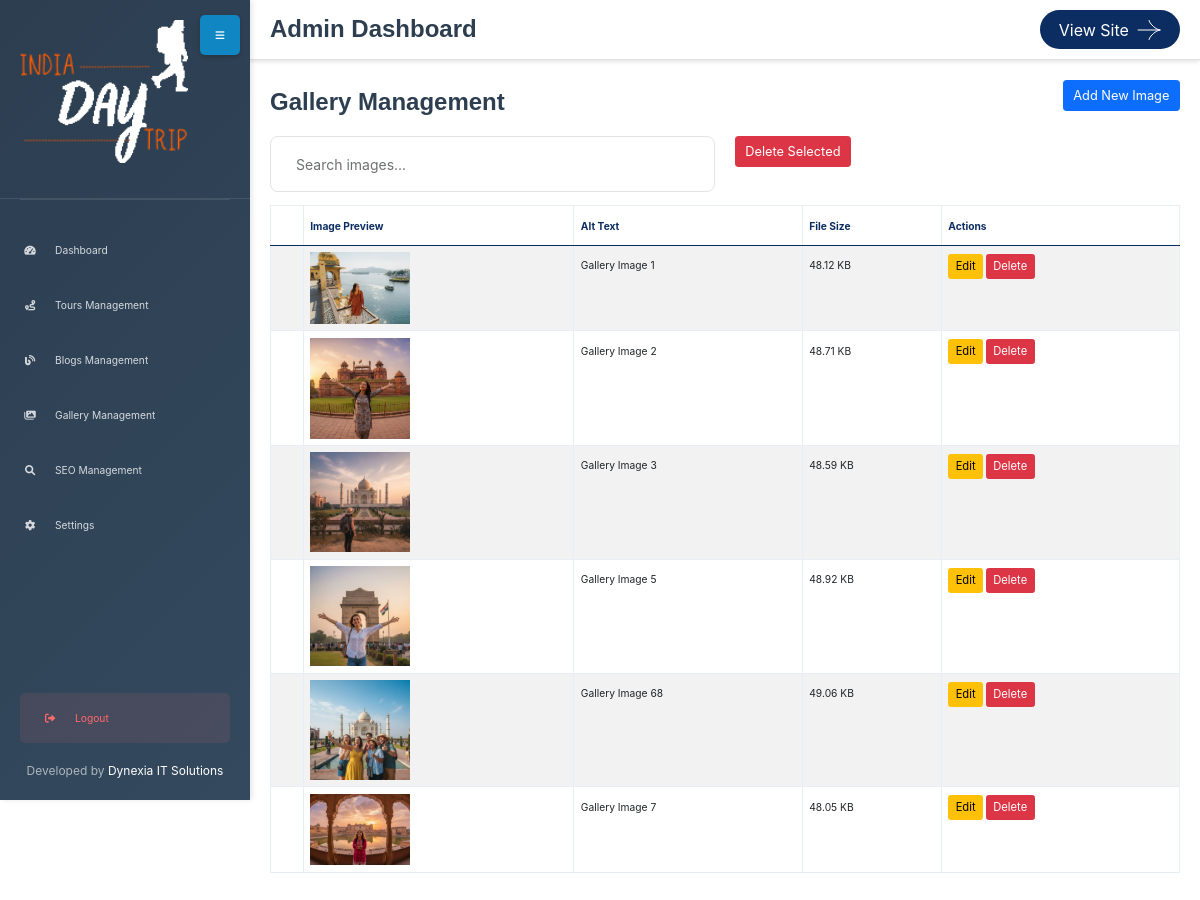
The page /admin/gallery.php (signed in) on the database its author committed.
### tables this page shows
CREATE TABLE `gallery_images` (
  `id` int(11) NOT NULL,
  `filename` varchar(255) NOT NULL,
  `title` varchar(255) DEFAULT NULL,
  `tags` longtext DEFAULT NULL CHECK (json_valid(`tags`)),
  `alt_text` varchar(255) DEFAULT NULL,
  `created_at` timestamp NOT NULL DEFAULT current_timestamp()
);

### functions.php (called while the page is built, shortened)
<?php
function startSessionIfPossible() {
    if (session_status() === PHP_SESSION_ACTIVE) {
        return true;
    }
    return session_status() === PHP_SESSION_ACTIVE;
}
function generateCSRFToken() {
    return $_SESSION['csrf_token'];
}
?>

### admin/gallery.php (the view, shortened to what this page needs)
<?php
require_once '../config.php';
?>
<!DOCTYPE html>
<html lang="en">
<head>
    <link rel="stylesheet" href="../assets/css/bootstrap.min.css">
    <link rel="stylesheet" href="../assets/css/fontawesome.min.css">
    <link rel="stylesheet" href="../assets/css/style.css">
    <link rel="stylesheet" href="https://cdnjs.cloudflare.com/ajax/libs/cropperjs/1.5.12/cropper.min.css">
</head>
<body>
    <?php include 'sidebar.php'; ?>
    <?php include 'header.php'; ?>
    <div class="main-content">
        <div class="content-wrapper">
            <div class="d-flex mb-3 justify-content-between align-items-center">
                <h1 class="page-title">Gallery Management</h1>
                <button type="button" class="btn btn-primary mb-3" onclick="openAddModal()" aria-label="Add new image">Add New Image</button>
            </div>
            <div class="row mb-3">
                <div class="col-md-6">
                    <input type="text" id="search" placeholder="Search images..." class="form-control">
                </div>
                <div class="col-md-6 text-right">
                    <button id="bulkDelete" class="btn btn-danger">Delete Selected</button>
                </div>
            </div>
            <table class="table table-striped">
                 <thead>
                     <tr>
                         <th><input type="checkbox" id="selectAll"></th>
                         <th>Image Preview</th>
                         <th>Alt Text</th>
                         <th>File Size</th>
                         <th>Actions</th>
                     </tr>
                 </thead>
                 <tbody>
                     <?php
                     $currentPage = max(1, (int)($_GET['page'] ?? 1));
                     $perPage = 24;
                     $totalItems = (int)$pdo->query("SELECT COUNT(*) FROM gallery_images")->fetchColumn();
                     $pagination = getPaginationInfo($currentPage, $totalItems, $perPage);
                     $stmt = $pdo->prepare("SELECT id, filename, alt_text FROM gallery_images ORDER BY created_at DESC LIMIT ? OFFSET ?");
                     $stmt->bindValue(1, (int)$pagination['per_page'], PDO::PARAM_INT);
                     $stmt->bindValue(2, (int)$pagination['offset'], PDO::PARAM_INT);
                     $stmt->execute();
                     $csrfToken = urlencode(generateCSRFToken());
                     while ($row = $stmt->fetch()) {
                         $file_path = "../assets/img/gallery/" . $row['filename'];
                         $file_size = file_exists($file_path) ? number_format(filesize($file_path) / 1024, 2) . ' KB' : 'N/A';
                         echo "<tr>
                             <td><input type='checkbox' class='bulk-check' data-id='{$row['id']}'></td>
                             <td><img src='../assets/img/gallery/{$row['filename']}' width='100' alt='{$row['alt_text']}'></td>
                             <td>" . ($row['alt_text'] ? htmlspecialchars($row['alt_text']) : '<span class="text-muted">No alt text</span>') . "</td>
                             <td>" . $file_size . "</td>
                             <td>
                                 <a href='#' onclick='openEditModal({$row['id']})' class='btn btn-sm btn-warning'>Edit</a>
                                 <a href='?action=delete&id={$row['id']}&csrf_token={$csrfToken}' class='btn btn-sm btn-danger' onclick='return confirm(\"Delete this image?\")'>Delete</a>
                             </td>
                         </tr>";
                     }
                     ?>
                 </tbody>
             </table>
        </div>
    </div>
</body>
</html>

### admin/sidebar.php (style rules this page uses)
.main-content { margin-left: 250px; margin-top: 60px; padding: 20px; transition: margin-left 0.3s ease; }
.content-wrapper { max-width: 1200px; margin: 0 auto; }

### admin/header.php (style rules this page uses)
.page-title { margin: 0; font-size: 24px; color: #2c3e50; }

### rows shown on the page
gallery_images: filename (picture), alt_text "Gallery Image 1", filename "48.12 KB"
gallery_images: filename (picture), alt_text "Gallery Image 2", filename "48.71 KB"
gallery_images: filename (picture), alt_text "Gallery Image 3", filename "48.59 KB"
gallery_images: filename (picture), alt_text "Gallery Image 5", filename "48.92 KB"
gallery_images: filename (picture), alt_text "Gallery Image 68", filename "49.06 KB"
gallery_images: filename (picture), alt_text "Gallery Image 7", filename "48.05 KB"
